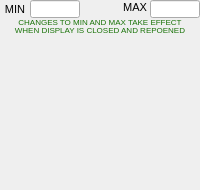
<?xml version="1.0" ?>
<ui version="4.0">
  <class>Dialog</class>
  <widget class="PyDMFrame" name="screen">
    <property name="geometry">
      <rect>
        <x>10</x>
        <y>20</y>
        <width>200</width>
        <height>190</height>
      </rect>
    </property>
    <property name="minimumSize">
      <size>
        <width>200</width>
        <height>190</height>
      </size>
    </property>
    <property name="styleSheet">
      <string notr="true">PyDMFrame#screen {
  color: rgb(0, 0, 0);
  background-color: rgb(200, 200, 200);
  }</string>
    </property>
    <property name="windowTitle">
      <string>userCalcMeter</string>
    </property>
    <layout class="QGridLayout" name="gridLayout" columnstretch="30,50,40,80" rowstretch="2,14,2,8,8,4,150,2">
      <property name="leftMargin">
        <number>0</number>
      </property>
      <property name="topMargin">
        <number>0</number>
      </property>
      <property name="rightMargin">
        <number>0</number>
      </property>
      <property name="bottomMargin">
        <number>0</number>
      </property>
      <property name="horizontalSpacing">
        <number>0</number>
      </property>
      <property name="verticalSpacing">
        <number>0</number>
      </property>
      <item row="6" column="0" colspan="4">
        <widget class="PyDMScaleIndicator" name="meter">
          <property name="geometry">
            <rect>
              <x>0</x>
              <y>38</y>
              <width>200</width>
              <height>150</height>
            </rect>
          </property>
          <property name="sizePolicy">
            <sizepolicy hsizetype="Ignored" vsizetype="Ignored">
              <horstretch>0</horstretch>
              <verstretch>0</verstretch>
            </sizepolicy>
          </property>
          <property name="toolTip">
            <string>${P}${C}.VAL</string>
          </property>
          <property name="channel" stdset="0">
            <string>ca://${P}${C}.VAL</string>
          </property>
          <property name="showLimitLabels" stdset="0">
            <bool>true</bool>
          </property>
          <property name="showValueLabel" stdset="0">
            <bool>false</bool>
          </property>
          <property name="limitsFromChannel" stdset="0">
            <bool>false</bool>
          </property>
          <property name="orientation" stdset="0">
            <string>Qt::Horizontal</string>
          </property>
        </widget>
      </item>
      <item row="4" column="0" colspan="4">
        <widget class="QLabel" name="text">
          <property name="geometry">
            <rect>
              <x>0</x>
              <y>26</y>
              <width>200</width>
              <height>8</height>
            </rect>
          </property>
          <property name="sizePolicy">
            <sizepolicy hsizetype="Ignored" vsizetype="Ignored">
              <horstretch>0</horstretch>
              <verstretch>0</verstretch>
            </sizepolicy>
          </property>
          <property name="text">
            <string>WHEN DISPLAY IS CLOSED AND REPOENED</string>
          </property>
          <property name="font">
            <font>
              <pointsize>6</pointsize>
            </font>
          </property>
          <property name="brush" stdset="0">
            <brush brushstyle="SolidPattern">
              <color alpha="255">
                <red>26</red>
                <green>115</green>
                <blue>9</blue>
              </color>
            </brush>
          </property>
          <property name="toolTip">
            <string>text</string>
          </property>
          <property name="alignment">
            <set>Qt::AlignCenter</set>
          </property>
          <property name="styleSheet">
            <string notr="true">QLabel#text {
  color: rgb(26, 115, 9);
  }</string>
          </property>
        </widget>
      </item>
      <item row="3" column="0" colspan="4">
        <widget class="QLabel" name="text_1">
          <property name="geometry">
            <rect>
              <x>0</x>
              <y>18</y>
              <width>200</width>
              <height>8</height>
            </rect>
          </property>
          <property name="sizePolicy">
            <sizepolicy hsizetype="Ignored" vsizetype="Ignored">
              <horstretch>0</horstretch>
              <verstretch>0</verstretch>
            </sizepolicy>
          </property>
          <property name="text">
            <string>CHANGES TO MIN AND MAX TAKE EFFECT</string>
          </property>
          <property name="font">
            <font>
              <pointsize>6</pointsize>
            </font>
          </property>
          <property name="brush" stdset="0">
            <brush brushstyle="SolidPattern">
              <color alpha="255">
                <red>26</red>
                <green>115</green>
                <blue>9</blue>
              </color>
            </brush>
          </property>
          <property name="toolTip">
            <string>text_1</string>
          </property>
          <property name="alignment">
            <set>Qt::AlignCenter</set>
          </property>
          <property name="styleSheet">
            <string notr="true">QLabel#text_1 {
  color: rgb(26, 115, 9);
  }</string>
          </property>
        </widget>
      </item>
      <item row="0" column="1" rowspan="3">
        <widget class="PyDMLineEdit" name="text_entry">
          <property name="geometry">
            <rect>
              <x>30</x>
              <y>0</y>
              <width>50</width>
              <height>18</height>
            </rect>
          </property>
          <property name="sizePolicy">
            <sizepolicy hsizetype="Ignored" vsizetype="Ignored">
              <horstretch>0</horstretch>
              <verstretch>0</verstretch>
            </sizepolicy>
          </property>
          <property name="channel" stdset="0">
            <string>ca://${P}${C}.LOPR</string>
          </property>
          <property name="toolTip">
            <string>${P}${C}.LOPR</string>
          </property>
          <property name="font">
            <font>
              <pointsize>10</pointsize>
            </font>
          </property>
          <property name="styleSheet">
            <string notr="true">PyDMLineEdit#text_entry {
  color: rgb(0, 0, 0);
  background-color: rgb(115, 223, 255);
  border: 1px solid black;
  margin: 0px;
  padding: 0px;
  spacing: 0px;
  }</string>
          </property>
        </widget>
      </item>
      <item row="0" column="3" rowspan="3">
        <widget class="PyDMFrame" name="composite">
          <property name="geometry">
            <rect>
              <x>120</x>
              <y>0</y>
              <width>80</width>
              <height>18</height>
            </rect>
          </property>
          <property name="sizePolicy">
            <sizepolicy hsizetype="Ignored" vsizetype="Ignored">
              <horstretch>0</horstretch>
              <verstretch>0</verstretch>
            </sizepolicy>
          </property>
          <layout class="QGridLayout" name="gridLayout_1" columnstretch="30,50" rowstretch="14,4">
            <property name="leftMargin">
              <number>0</number>
            </property>
            <property name="topMargin">
              <number>0</number>
            </property>
            <property name="rightMargin">
              <number>0</number>
            </property>
            <property name="bottomMargin">
              <number>0</number>
            </property>
            <property name="horizontalSpacing">
              <number>0</number>
            </property>
            <property name="verticalSpacing">
              <number>0</number>
            </property>
            <item row="0" column="1" rowspan="2">
              <widget class="PyDMLineEdit" name="text_entry_1">
                <property name="geometry">
                  <rect>
                    <x>30</x>
                    <y>0</y>
                    <width>50</width>
                    <height>18</height>
                  </rect>
                </property>
                <property name="sizePolicy">
                  <sizepolicy hsizetype="Ignored" vsizetype="Ignored">
                    <horstretch>0</horstretch>
                    <verstretch>0</verstretch>
                  </sizepolicy>
                </property>
                <property name="channel" stdset="0">
                  <string>ca://${P}${C}.HOPR</string>
                </property>
                <property name="toolTip">
                  <string>${P}${C}.HOPR</string>
                </property>
                <property name="font">
                  <font>
                    <pointsize>10</pointsize>
                  </font>
                </property>
                <property name="styleSheet">
                  <string notr="true">PyDMLineEdit#text_entry_1 {
  color: rgb(0, 0, 0);
  background-color: rgb(115, 223, 255);
  border: 1px solid black;
  margin: 0px;
  padding: 0px;
  spacing: 0px;
  }</string>
                </property>
              </widget>
            </item>
            <item row="0" column="0">
              <widget class="QLabel" name="text_2">
                <property name="geometry">
                  <rect>
                    <x>0</x>
                    <y>0</y>
                    <width>30</width>
                    <height>14</height>
                  </rect>
                </property>
                <property name="sizePolicy">
                  <sizepolicy hsizetype="Ignored" vsizetype="Ignored">
                    <horstretch>0</horstretch>
                    <verstretch>0</verstretch>
                  </sizepolicy>
                </property>
                <property name="text">
                  <string>MAX</string>
                </property>
                <property name="font">
                  <font>
                    <pointsize>8</pointsize>
                  </font>
                </property>
                <property name="brush" stdset="0">
                  <brush brushstyle="SolidPattern">
                    <color alpha="255">
                      <red>0</red>
                      <green>0</green>
                      <blue>0</blue>
                    </color>
                  </brush>
                </property>
                <property name="toolTip">
                  <string>text_2</string>
                </property>
                <property name="alignment">
                  <set>Qt::AlignCenter</set>
                </property>
                <property name="styleSheet">
                  <string notr="true">QLabel#text_2 {
  color: rgb(0, 0, 0);
  }</string>
                </property>
              </widget>
            </item>
          </layout>
        </widget>
      </item>
      <item row="1" column="0">
        <widget class="QLabel" name="text_3">
          <property name="geometry">
            <rect>
              <x>0</x>
              <y>2</y>
              <width>30</width>
              <height>14</height>
            </rect>
          </property>
          <property name="sizePolicy">
            <sizepolicy hsizetype="Ignored" vsizetype="Ignored">
              <horstretch>0</horstretch>
              <verstretch>0</verstretch>
            </sizepolicy>
          </property>
          <property name="text">
            <string>MIN</string>
          </property>
          <property name="font">
            <font>
              <pointsize>8</pointsize>
            </font>
          </property>
          <property name="brush" stdset="0">
            <brush brushstyle="SolidPattern">
              <color alpha="255">
                <red>0</red>
                <green>0</green>
                <blue>0</blue>
              </color>
            </brush>
          </property>
          <property name="toolTip">
            <string>text_3</string>
          </property>
          <property name="alignment">
            <set>Qt::AlignCenter</set>
          </property>
          <property name="styleSheet">
            <string notr="true">QLabel#text_3 {
  color: rgb(0, 0, 0);
  }</string>
          </property>
        </widget>
      </item>
    </layout>
    <zorder>meter</zorder>
    <zorder>text</zorder>
    <zorder>text_1</zorder>
    <zorder>text_entry</zorder>
    <zorder>text_entry_1</zorder>
    <zorder>text_2</zorder>
    <zorder>composite</zorder>
    <zorder>text_3</zorder>
  </widget>
  <customwidgets>
    <customwidget>
      <class>PyDMScaleIndicator</class>
      <extends>QFrame</extends>
      <header>pydm.widgets.scale</header>
    </customwidget>
    <customwidget>
      <class>PyDMLabel</class>
      <extends>QLabel</extends>
      <header>pydm.widgets.label</header>
    </customwidget>
    <customwidget>
      <class>PyDMLineEdit</class>
      <extends>QLineEdit</extends>
      <header>pydm.widgets.line_edit</header>
    </customwidget>
    <customwidget>
      <class>PyDMFrame</class>
      <extends>QFrame</extends>
      <header>pydm.widgets.frame</header>
    </customwidget>
  </customwidgets>
</ui>
